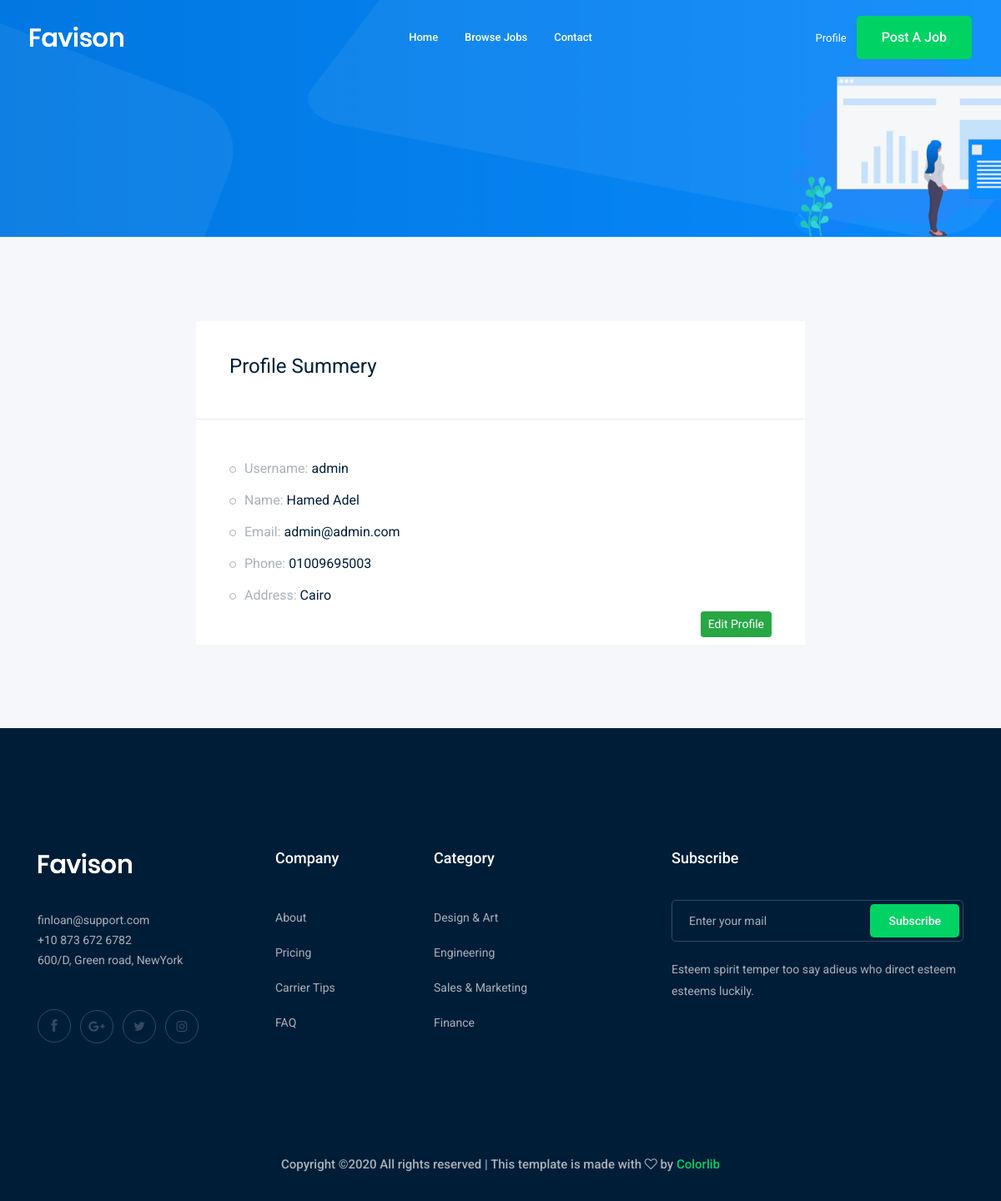
The app's page /accounts/profile (signed in) with its own data.
### accounts/models.py (models this page shows)
class Profile(models.Model):
    user = models.OneToOneField(User, on_delete=models.CASCADE)
    city = models.ForeignKey("City", related_name="user_city", on_delete=models.CASCADE, null=True, blank=True)
    phone_number = models.CharField(max_length=15)
    image = models.ImageField(upload_to="profile/")
    def __str__(self):
        return str(self.user)

class City(models.Model):
    name = models.CharField(max_length=30)
    def __str__(self):
        return str(self.name)

### accounts/views.py (the view)
# urls.py: path('profile',views.profile , name='profile'),
def profile(request):
    profile = Profile.objects.get(user=request.user)
    return render(request,'accounts/profile.html',{'profile': profile})

### accounts/templates/accounts/profile.html (shortened to what this page needs)
{% extends 'base.html' %}
{% load bootstrap4 %}
{% block body %}
    <div class="bradcam_area bradcam_bg_1">
        <div class="container">
            <div class="row">
                <div class="col-xl-12">
                </div>
            </div>
        </div>
    </div>
    <div class="job_details_area">
        <div class="container">
            <div class="row">
                <div class="col-lg-8 mx-auto">
                    <div class="job_sumary">
                        <div class="summery_header">
                            <h3>Profile Summery</h3>
                        </div>
                        <div class="job_content">
                            <ul>
                                <li>Username: <span>{{ profile }}</span></li>
                                <li>Name: <span>{{profile.user.first_name}} {{profile.user.last_name}}</span></li>
                                <li>Email: <span>{{profile.user.email}}</span></li>
                                <li>Phone: <span>{{ profile.phone_number }}</span></li>
                                <li>Address: <span>{{ profile.city }}</span></li>
                            </ul>
                            <a style="float:right" class="btn btn-success btn-sm" href="{% url 'accounts:profile_edit' %}">Edit Profile</a>
                        </div>
                    </div>
                </div>
            </div>
        </div>
    </div>
{% endblock body %}

### records on screen
Profile: user.username "admin", user.first_name "Hamed", user.last_name "Adel", user.email "admin@admin.com", phone_number "01009695003", city "Cairo"
